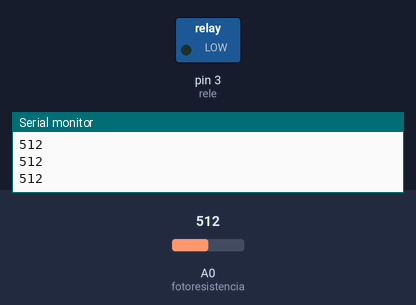
A sketch run on a simulated Arduino Uno, built with avr-gcc and run on an emulated ATmega328P. Shown: switched loads named in the sketch (green lamp = pin HIGH), the last lines printed to the serial monitor. The test bench sets the inputs (shaded band); at power-on: A0 (fotoresistencia) = 512.

Above: at 1.3 s.
1.4 s: A0 (fotoresistencia) set to 787
2.9 s: A0 (fotoresistencia) set to 816
At 4.0 s:
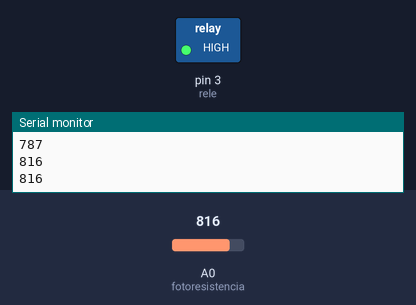
4.5 s: A0 (fotoresistencia) set to 790
At 5.2 s:
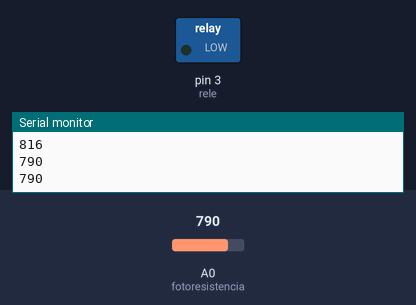
6.0 s: A0 (fotoresistencia) set to 810
At 6.4 s:
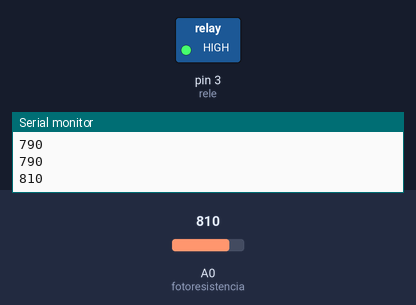
Timing chart, 0 to 8.5 s (numbered marks = the images above; inputs shaded):
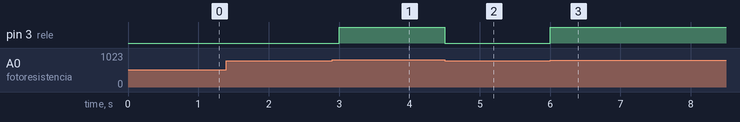

The sketch:

sketch_farodecalle.ino
```cpp
const int fotoresistencia = A0; //definimos varibales
const int rele = 3;
#define out() pinMode(rele,OUTPUT)//activamos los pines de salida y entrada
#define in() pinMode(fotoresistencia,INPUT)
#define ence() digitalWrite(rele,HIGH)//los comandos para encender y apagar el rele
#define apag() digitalWrite(rele,LOW)
#define tiem() delay(500)//un delay para usarlo correctamente

void setup() {
  // put your setup code here, to run once:
  Serial.begin(9600);//activamos el monitor serial
  out();//activamos los pines
  in();

}

void loop() {
  // put your main code here, to run repeatedly:
  const int valor_fotoresistencia = analogRead(fotoresistencia); //guardamos el valor de la fotoresistencia
  Serial.println(valor_fotoresistencia);//mostramos el valor en el monitor serial

  if (valor_fotoresistencia < 800) {//creamos el comando que hara todo posible
    apag();//que apague el rele asi el foco enciende
  }else{
    ence();//que encienda el rele para que se apague el foco
  }
  tiem();//el tiempo entre cada repeticion

}
```

Measured:
- the behaviour switches between 799 and 800 on A0 (fotoresistencia) (found by bisection; images 0 and 1)
- after the input at 2.9 s, pin 3 (rele): LOW → HIGH after 0.10 s
- after the input at 4.5 s, pin 3 (rele): HIGH → LOW at once
- after the input at 6.0 s, pin 3 (rele): LOW → HIGH at once
